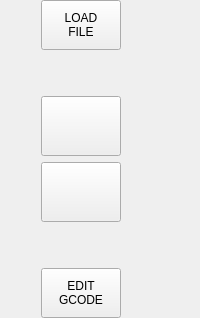
               <widget class="QWidget" name="main_tab_widgetPage2">
                <layout class="QHBoxLayout" name="horizontalLayout_6">
                 <property name="spacing">
                  <number>4</number>
                 </property>
                 <property name="leftMargin">
                  <number>4</number>
                 </property>
                 <property name="topMargin">
                  <number>0</number>
                 </property>
                 <property name="rightMargin">
                  <number>4</number>
                 </property>
                 <property name="bottomMargin">
                  <number>0</number>
                 </property>
                 <item>
                  <widget class="FileManager" name="filemanager_usb"/>
                 </item>
                 <item>
                  <layout class="QVBoxLayout" name="verticalLayout_5">
                   <property name="rightMargin">
                    <number>0</number>
                   </property>
                   <item>
                    <widget class="QWidget" name="widget_file_copy" native="true">
                     <layout class="QVBoxLayout" name="verticalLayout_17">
                      <property name="leftMargin">
                       <number>0</number>
                      </property>
                      <property name="topMargin">
                       <number>0</number>
                      </property>
                      <property name="rightMargin">
                       <number>0</number>
                      </property>
                      <property name="bottomMargin">
                       <number>0</number>
                      </property>
                      <item>
                       <widget class="QPushButton" name="btn_load_file">
                        <property name="sizePolicy">
                         <sizepolicy hsizetype="Fixed" vsizetype="Fixed">
                          <horstretch>0</horstretch>
                          <verstretch>0</verstretch>
                         </sizepolicy>
                        </property>
                        <property name="minimumSize">
                         <size>
                          <width>80</width>
                          <height>50</height>
                         </size>
                        </property>
                        <property name="maximumSize">
                         <size>
                          <width>80</width>
                          <height>50</height>
                         </size>
                        </property>
                        <property name="toolTip">
                         <string>Load selected file</string>
                        </property>
                        <property name="text">
                         <string>LOAD
FILE</string>
                        </property>
                       </widget>
                      </item>
                      <item>
                       <spacer name="verticalSpacer_12">
                        <property name="orientation">
                         <enum>Qt::Vertical</enum>
                        </property>
                        <property name="sizeHint" stdset="0">
                         <size>
                          <width>20</width>
                          <height>40</height>
                         </size>
                        </property>
                       </spacer>
                      </item>
                      <item>
                       <widget class="QPushButton" name="btn_copy_right">
                        <property name="sizePolicy">
                         <sizepolicy hsizetype="Fixed" vsizetype="Fixed">
                          <horstretch>0</horstretch>
                          <verstretch>0</verstretch>
                         </sizepolicy>
                        </property>
                        <property name="minimumSize">
                         <size>
                          <width>80</width>
                          <height>60</height>
                         </size>
                        </property>
                        <property name="maximumSize">
                         <size>
                          <width>80</width>
                          <height>60</height>
                         </size>
                        </property>
                        <property name="toolTip">
                         <string>Copy file from left to right</string>
                        </property>
                        <property name="text">
                         <string/>
                        </property>
                        <property name="icon">
                         <iconset>
                          <normaloff>images/Right_arrow.png</normaloff>images/Right_arrow.png</iconset>
                        </property>
                        <property name="iconSize">
                         <size>
                          <width>60</width>
                          <height>60</height>
                         </size>
                        </property>
                       </widget>
                      </item>
                      <item>
                       <widget class="QPushButton" name="btn_copy_left">
                        <property name="sizePolicy">
                         <sizepolicy hsizetype="Fixed" vsizetype="Fixed">
                          <horstretch>0</horstretch>
                          <verstretch>0</verstretch>
                         </sizepolicy>
                        </property>
                        <property name="minimumSize">
                         <size>
                          <width>80</width>
                          <height>60</height>
                         </size>
                        </property>
                        <property name="maximumSize">
                         <size>
                          <width>80</width>
                          <height>60</height>
                         </size>
                        </property>
                        <property name="toolTip">
                         <string>Copy file from right to left</string>
                        </property>
                        <property name="text">
                         <string/>
                        </property>
                        <property name="icon">
                         <iconset>
                          <normaloff>images/Left_arrow.png</normaloff>images/Left_arrow.png</iconset>
                        </property>
                        <property name="iconSize">
                         <size>
                          <width>60</width>
                          <height>60</height>
                         </size>
                        </property>
                       </widget>
                      </item>
                      <item>
                       <spacer name="verticalSpacer_8">
                        <property name="orientation">
                         <enum>Qt::Vertical</enum>
                        </property>
                        <property name="sizeHint" stdset="0">
                         <size>
                          <width>20</width>
                          <height>40</height>
                         </size>
                        </property>
                       </spacer>
                      </item>
                      <item>
                       <widget class="QPushButton" name="btn_gcode_edit">
                        <property name="sizePolicy">
                         <sizepolicy hsizetype="Fixed" vsizetype="Fixed">
                          <horstretch>0</horstretch>
                          <verstretch>0</verstretch>
                         </sizepolicy>
                        </property>
                        <property name="minimumSize">
                         <size>
                          <width>80</width>
                          <height>50</height>
                         </size>
                        </property>
                        <property name="maximumSize">
                         <size>
                          <width>80</width>
                          <height>50</height>
                         </size>
                        </property>
                        <property name="text">
                         <string>EDIT
GCODE</string>
                        </property>
                        <property name="checkable">
                         <bool>true</bool>
                        </property>
                       </widget>
                      </item>
                     </layout>
                    </widget>
                   </item>
                  </layout>
                 </item>
                 <item>
                  <widget class="FileManager" name="filemanager"/>
                 </item>
                 <item>
                  <widget class="GcodeEditor" name="gcode_editor">
                   <property name="auto_show_mdi_status" stdset="0">
                    <bool>false</bool>
                   </property>
                   <property name="auto_show_manual_status" stdset="0">
                    <bool>false</bool>
                   </property>
                  </widget>
                 </item>
                </layout>
               </widget>
